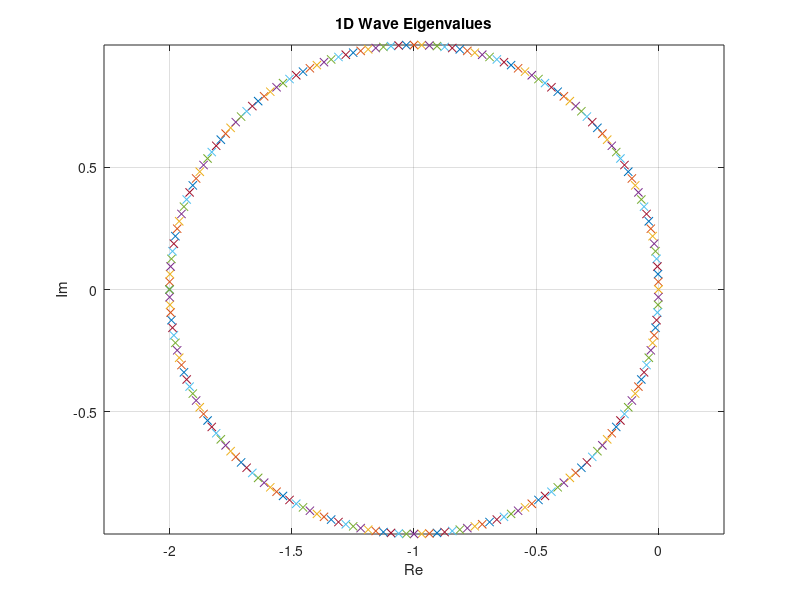
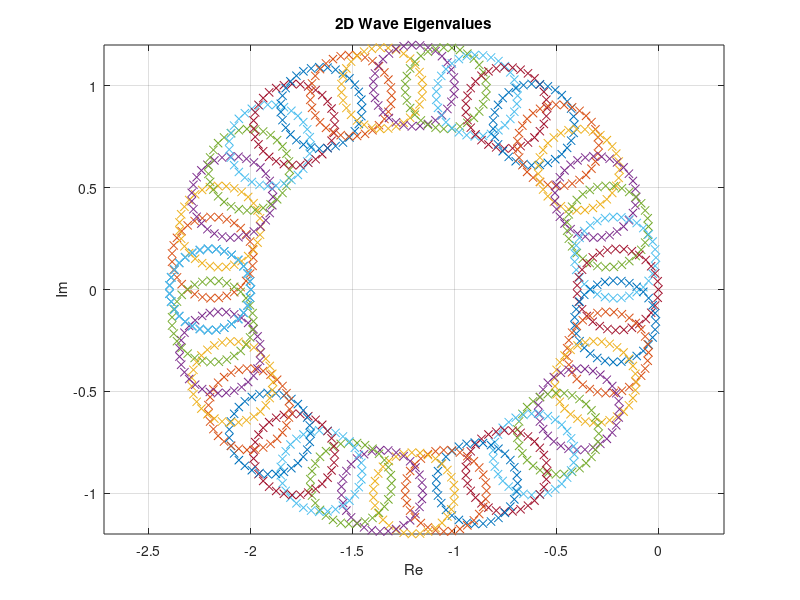

The MATLAB source for these figures, in order: (Note: this script raises an error after producing the figures.)
clc
clear
% close all


%%%%%%%%%%% 1D Wave Equation %%%%%%%%%%%%%%%
figure

a = 2.0;
dx = 2.0;
adis = 1.0;

for kdx=-pi:pi/100:pi
  ddx = 1i*sin(kdx)/dx;
  d2dx = -(2-2*cos(kdx))/dx^2;
  
  % du/dt = -(a du/dx -adis*|a|/2 d^2u/dx^2)
  rhs = -(a*ddx-adis*dx*abs(a)/2*d2dx);
%   rhs = -a/dx*( 1 - (cos(kdx)+1i*sin(kdx)) );
  
  E = eig(rhs);
  
  plot(real(E),imag(E),'x')
  hold on
end
title('1D Wave Eigenvalues')
grid on
xlabel('Re')
ylabel('Im')
axis equal








%% %%%%%%%%%%%%%%%%% 2D Wave Equation %%%%%%%%%%%%%%%%%%%
clc
clear
% close all

figure

ax = 1.0;
ay = 0.2;

dx = 1.0;
dy = 1.0;

y = 0:dy:30;
Ny = length(y);

adis = 1.0;

for kdx = 0-pi:pi/20:pi
  ddx = 1i*sin(kdx)/dx;
  d2dx = -(2-2*cos(kdx))/dx^2;
  
  % du/dt = -(ax du/dx -adis*|ax|/2 d^2u/dx^2 -(ay du/dy -adis*|ay|/2 d^2u/dy^2 )
  % (u_{j+1} - u_{j-1})/(2*dy) + adis|ay|/2 (u_{j+1}-2u_{j}+u_{j-1})/dy^2
  rhsp1 = -ay/(2*dy) + (adis*dy*abs(ay)/2)/dy^2;
  rhs = -(ax*ddx-adis*dx*abs(ax)/2*d2dx) - 2*(adis*dy*abs(ay)/2)/dy^2;
  rhsm1 = ay/(2*dy) + (adis*dy*abs(ay)/2)/dy^2;
  Mat = diag(rhs*ones(1,Ny)) + diag(rhsp1*ones(1,Ny-1),1) + diag(rhsm1*ones(1,Ny-1),-1);
  
  % Periodic BC's
  Mat(1,end) = rhsm1;
  Mat(end,1) = rhsp1;
  
  [V,E_mat] = eig(Mat);
  E_vec = diag(E_mat);
  
  plot(real(E_vec),imag(E_vec),'x')
  hold on
end
title('2D Wave Eigenvalues')
grid on
xlabel('Re')
ylabel('Im')
axis equal

% sort eigenvalues in descending order
[~, ind] = sort(real(E_vec),'descend');
E_mat = E_mat(ind, ind);
V = V(:, ind);

% for col = Ny:-1:1
% figure
% plot(real(V(1:end,col)))
% hold on
% plot(imag(V(1:end,col)))
% title('eigenvalue = ', num2str(E_mat(col,col)))
% end








%% %%%%%%%%%%%%%% 1D Euler Equations %%%%%%%%%%%%%%%%%%%%
clc
clear
close all

figure

dx = 2.0;
adis = 1.0;

syms w1 w2 w3 gamma
F = [w2;
     w2^2/w1+(gamma-1)*(w3-1/2*w2^2/w1);
     w2/w1*(w3+(gamma-1)*(w3-1/2*w2^2/w1))];
J = jacobian(F,[w1,w2,w3]);
syms rho u c
A = subs(J,[w1,w2,w3],[rho,rho*u,rho*(c^2/(gamma*(gamma-1))+1/2*u^2)]);
A = simplify(A);
[V,E] = eig(A);

gamma = 1.4;
pu = 1.015e5; % Pa
Tu = 300; % K
Rbar = 8314; % j/(kmol K)
MW = 28.9;
R = Rbar/MW;
c = sqrt(gamma*R*Tu);
rho = pu/(R*Tu);
eu = R*Tu/(gamma-1);
u = 0.1*c;

A = double(subs(A));
V = double(subs(V));
E = double(subs(E));

absA = V*abs(E)*inv(V); %#ok<*MINV>

for kdx=-pi:pi/100:pi
    
  ddx = 1i*sin(kdx)/dx;
  d2dx = -(2-2*cos(kdx))/dx^2;

  % du/dt = -(a du/dx -adis*|a|/2 d^2u/dx^2)
  rhs = -(A*ddx-adis*dx*absA/2*d2dx);
  
  E = eig(rhs);
  
  plot(real(E),imag(E),'x')
  hold on
end
title('1D Euler Eigenvalues')
grid on
xlabel('Re')
ylabel('Im')
axis equal








%% %%%%%%%%%%%%%% 2D Euler Equations %%%%%%%%%%%%%%%%%%%%%%
% Conservative variable w = rho, rho u, rho v, rho E
clc
clear
close all

figure

syms w1 w2 w3 w4;
syms gamma;
e = [w2;
     w2^2/w1+(gamma-1)*(w4-1/2*(w2^2+w3^2)/w1);
     w2*w3/w1;
     w2/w1*(w4+(gamma-1)*(w4-1/2*(w2^2+w3^2)/w1))];
f = [w3;
     w2*w3/w1;
     w3^2/w1+(gamma-1)*(w4-1/2*(w2^2+w3^2)/w1);
     w3/w1*(w4+(gamma-1)*(w4-1/2*(w2^2+w3^2)/w1))];
 
numVar = length(e);

Ae = jacobian(e,[w1,w2,w3,w4]);
Af = jacobian(f,[w1,w2,w3,w4]);
syms rho u v gamma c
Ae = subs(Ae,{w1,w2,w3,w4},{rho,rho*u,rho*v,rho*(c^2/(gamma*(gamma-1)) +1/2*(u^2+v^2))});
Af = subs(Af,{w1,w2,w3,w4},{rho,rho*u,rho*v,rho*(c^2/(gamma*(gamma-1)) +1/2*(u^2+v^2))});

gamma = 1.4;
tantheta = 1;

% flow variables
p = 1;
RT = 1;
c = sqrt(gamma*RT);
M = 3;
v = -M*c; % velocity normal to shock
u = -v*tantheta;
rho = gamma*p/(c^2);

Ae = double(subs(Ae));
[Ve,Ee] = eig(Ae);
Ve = double(subs(Ve));
Ee = double(subs(Ee));
Af = double(subs(Af));
[Vf,Ef] = eig(Af);
Vf = double(subs(Vf));
Ef = double(subs(Ef));

absAe = Ve*abs(Ee)*inv(Ve);
absAf = Vf*abs(Ef)*inv(Vf);

dx = 1.0;
dy = 1.0;
y = 0:dy:59;
Ny = length(y);
adis = 1.0;

for kdx = pi/2
% for kdx = -pi:pi/5:pi

  ddx = 1i*sin(kdx)/dx;
  d2dx = -(2-2*cos(kdx))/dx^2;
  
  rhsp1 = -Af/(2*dy) + (adis*dy*absAf/2)/dy^2;
  rhs = -(Ae*ddx-adis*dx*absAe/2*d2dx) - 2*(adis*dy*absAf/2)/dy^2;
  rhsm1 = Af/(2*dy) + (adis*dy*absAf/2)/dy^2;
  
  Mat = full(blktridiag(rhs,rhsm1,rhsp1,Ny));
  
  % Periodic BC's
  Mat(1:numVar,end-numVar+1:end) = rhsm1;
  Mat(end-numVar+1:end,1:numVar) = rhsp1;
  
  E = eig(Mat);
  
%   plot(real(E),imag(E),'x')
  scatter(real(E),imag(E),'k','filled')
  hold on
end
% title('Fully Periodic 2D Euler Eigenvalues')
grid on
xlabel('Re(\lambda)')
ylabel('Im(\lambda)')
axis equal